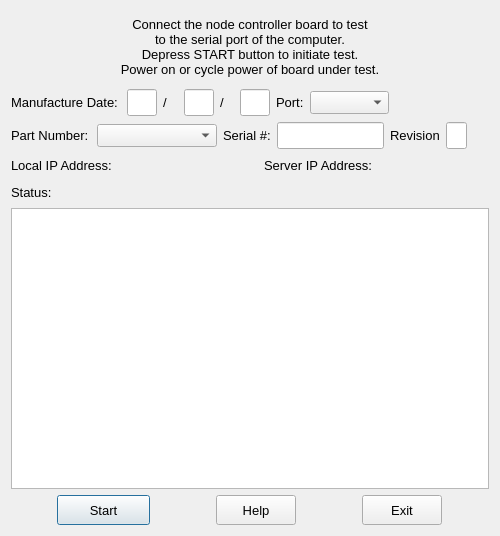
<?xml version="1.0" encoding="UTF-8"?>
<ui version="4.0">
 <class>wrapperNodeTestDialog</class>
 <widget class="QDialog" name="wrapperNodeTestDialog">
  <property name="geometry">
   <rect>
    <x>0</x>
    <y>0</y>
    <width>500</width>
    <height>536</height>
   </rect>
  </property>
  <property name="sizePolicy">
   <sizepolicy hsizetype="Fixed" vsizetype="Fixed">
    <horstretch>0</horstretch>
    <verstretch>0</verstretch>
   </sizepolicy>
  </property>
  <property name="minimumSize">
   <size>
    <width>500</width>
    <height>499</height>
   </size>
  </property>
  <property name="maximumSize">
   <size>
    <width>500</width>
    <height>16777215</height>
   </size>
  </property>
  <property name="font">
   <font>
    <family>Arial</family>
    <pointsize>10</pointsize>
   </font>
  </property>
  <property name="windowTitle">
   <string>Node Controller Tester</string>
  </property>
  <property name="windowIcon">
   <iconset resource="wrapperNodeTester.qrc">
    <normaloff>:/images/wrapperNodeTester.ico</normaloff>:/images/wrapperNodeTester.ico</iconset>
  </property>
  <layout class="QVBoxLayout" name="verticalLayout">
   <item>
    <widget class="QLabel" name="label">
     <property name="sizePolicy">
      <sizepolicy hsizetype="MinimumExpanding" vsizetype="MinimumExpanding">
       <horstretch>0</horstretch>
       <verstretch>0</verstretch>
      </sizepolicy>
     </property>
     <property name="minimumSize">
      <size>
       <width>391</width>
       <height>60</height>
      </size>
     </property>
     <property name="maximumSize">
      <size>
       <width>16777215</width>
       <height>16777215</height>
      </size>
     </property>
     <property name="font">
      <font>
       <family>Arial</family>
       <pointsize>10</pointsize>
      </font>
     </property>
     <property name="text">
      <string>&lt;html&gt;&lt;head/&gt;&lt;body&gt;&lt;p&gt;Connect the  node controller board to test&lt;br&gt;to the serial port of the computer.&lt;br&gt;Depress START button to initiate test.&lt;br&gt;Power on or cycle power of board under test.&lt;/body&gt;&lt;/html&gt;</string>
     </property>
     <property name="alignment">
      <set>Qt::AlignCenter</set>
     </property>
    </widget>
   </item>
   <item>
    <layout class="QHBoxLayout" name="horizontalLayout_2">
     <item>
      <widget class="QLabel" name="label_3">
       <property name="minimumSize">
        <size>
         <width>110</width>
         <height>21</height>
        </size>
       </property>
       <property name="maximumSize">
        <size>
         <width>110</width>
         <height>21</height>
        </size>
       </property>
       <property name="font">
        <font>
         <family>Arial</family>
         <pointsize>10</pointsize>
        </font>
       </property>
       <property name="text">
        <string>Manufacture Date:</string>
       </property>
      </widget>
     </item>
     <item>
      <widget class="QLineEdit" name="manufactureDateMonthLabel">
       <property name="minimumSize">
        <size>
         <width>0</width>
         <height>27</height>
        </size>
       </property>
       <property name="maximumSize">
        <size>
         <width>30</width>
         <height>16777215</height>
        </size>
       </property>
       <property name="text">
        <string/>
       </property>
       <property name="maxLength">
        <number>2</number>
       </property>
      </widget>
     </item>
     <item>
      <widget class="QLabel" name="label_6">
       <property name="text">
        <string>/</string>
       </property>
      </widget>
     </item>
     <item>
      <widget class="QLineEdit" name="manufactureDateDayLabel">
       <property name="minimumSize">
        <size>
         <width>0</width>
         <height>27</height>
        </size>
       </property>
       <property name="maximumSize">
        <size>
         <width>30</width>
         <height>16777215</height>
        </size>
       </property>
       <property name="maxLength">
        <number>2</number>
       </property>
      </widget>
     </item>
     <item>
      <widget class="QLabel" name="label_7">
       <property name="text">
        <string>/</string>
       </property>
      </widget>
     </item>
     <item>
      <widget class="QLineEdit" name="manufactureDateYearLabel">
       <property name="minimumSize">
        <size>
         <width>0</width>
         <height>27</height>
        </size>
       </property>
       <property name="maximumSize">
        <size>
         <width>30</width>
         <height>16777215</height>
        </size>
       </property>
       <property name="maxLength">
        <number>2</number>
       </property>
      </widget>
     </item>
     <item>
      <widget class="QLabel" name="label_9">
       <property name="text">
        <string>Port:</string>
       </property>
      </widget>
     </item>
     <item>
      <widget class="QComboBox" name="comPortComboBox"/>
     </item>
     <item>
      <spacer name="horizontalSpacer_2">
       <property name="orientation">
        <enum>Qt::Horizontal</enum>
       </property>
       <property name="sizeType">
        <enum>QSizePolicy::Preferred</enum>
       </property>
       <property name="sizeHint" stdset="0">
        <size>
         <width>100</width>
         <height>20</height>
        </size>
       </property>
      </spacer>
     </item>
    </layout>
   </item>
   <item>
    <layout class="QHBoxLayout" name="horizontalLayout">
     <item>
      <widget class="QLabel" name="label_2">
       <property name="minimumSize">
        <size>
         <width>80</width>
         <height>21</height>
        </size>
       </property>
       <property name="maximumSize">
        <size>
         <width>80</width>
         <height>21</height>
        </size>
       </property>
       <property name="font">
        <font>
         <family>Arial</family>
         <pointsize>10</pointsize>
        </font>
       </property>
       <property name="text">
        <string>Part Number:</string>
       </property>
      </widget>
     </item>
     <item>
      <widget class="QComboBox" name="boardPartNumberComboBox">
       <property name="minimumSize">
        <size>
         <width>120</width>
         <height>0</height>
        </size>
       </property>
       <property name="maximumSize">
        <size>
         <width>100</width>
         <height>16777215</height>
        </size>
       </property>
       <property name="currentText">
        <string/>
       </property>
      </widget>
     </item>
     <item>
      <widget class="QLabel" name="serialNumberLabel">
       <property name="text">
        <string>Serial #:</string>
       </property>
      </widget>
     </item>
     <item>
      <widget class="QLineEdit" name="serialNumberLineEdit">
       <property name="minimumSize">
        <size>
         <width>0</width>
         <height>27</height>
        </size>
       </property>
       <property name="maxLength">
        <number>6</number>
       </property>
      </widget>
     </item>
     <item>
      <widget class="QLabel" name="label_4">
       <property name="minimumSize">
        <size>
         <width>50</width>
         <height>21</height>
        </size>
       </property>
       <property name="maximumSize">
        <size>
         <width>60</width>
         <height>21</height>
        </size>
       </property>
       <property name="font">
        <font>
         <family>Arial</family>
         <pointsize>10</pointsize>
        </font>
       </property>
       <property name="text">
        <string>Revision:</string>
       </property>
      </widget>
     </item>
     <item>
      <widget class="QLineEdit" name="revisionNumberLineEdit">
       <property name="minimumSize">
        <size>
         <width>10</width>
         <height>27</height>
        </size>
       </property>
       <property name="maximumSize">
        <size>
         <width>40</width>
         <height>27</height>
        </size>
       </property>
       <property name="font">
        <font>
         <family>Arial</family>
         <pointsize>10</pointsize>
        </font>
       </property>
       <property name="text">
        <string/>
       </property>
       <property name="maxLength">
        <number>3</number>
       </property>
      </widget>
     </item>
     <item>
      <spacer name="horizontalSpacer_3">
       <property name="orientation">
        <enum>Qt::Horizontal</enum>
       </property>
       <property name="sizeHint" stdset="0">
        <size>
         <width>40</width>
         <height>20</height>
        </size>
       </property>
      </spacer>
     </item>
    </layout>
   </item>
   <item>
    <layout class="QHBoxLayout" name="horizontalLayout_4">
     <item>
      <widget class="QLabel" name="label_5">
       <property name="minimumSize">
        <size>
         <width>100</width>
         <height>21</height>
        </size>
       </property>
       <property name="maximumSize">
        <size>
         <width>100</width>
         <height>21</height>
        </size>
       </property>
       <property name="font">
        <font>
         <family>Arial</family>
         <pointsize>10</pointsize>
        </font>
       </property>
       <property name="text">
        <string>Local IP Address:</string>
       </property>
      </widget>
     </item>
     <item>
      <widget class="QLabel" name="localIpAddressLabel">
       <property name="minimumSize">
        <size>
         <width>110</width>
         <height>0</height>
        </size>
       </property>
       <property name="maximumSize">
        <size>
         <width>110</width>
         <height>16777194</height>
        </size>
       </property>
       <property name="text">
        <string/>
       </property>
      </widget>
     </item>
     <item>
      <spacer name="horizontalSpacer_4">
       <property name="orientation">
        <enum>Qt::Horizontal</enum>
       </property>
       <property name="sizeHint" stdset="0">
        <size>
         <width>40</width>
         <height>20</height>
        </size>
       </property>
      </spacer>
     </item>
     <item>
      <widget class="QLabel" name="label_8">
       <property name="text">
        <string>Server IP Address:</string>
       </property>
      </widget>
     </item>
     <item>
      <widget class="QLabel" name="serverIpAddressLabel">
       <property name="minimumSize">
        <size>
         <width>110</width>
         <height>0</height>
        </size>
       </property>
       <property name="maximumSize">
        <size>
         <width>110</width>
         <height>16777215</height>
        </size>
       </property>
       <property name="text">
        <string/>
       </property>
      </widget>
     </item>
    </layout>
   </item>
   <item>
    <layout class="QHBoxLayout" name="horizontalLayout_3">
     <item>
      <widget class="QLabel" name="label_10">
       <property name="maximumSize">
        <size>
         <width>50</width>
         <height>16777215</height>
        </size>
       </property>
       <property name="text">
        <string>Status:</string>
       </property>
      </widget>
     </item>
     <item>
      <widget class="QLabel" name="overallStatusLabel">
       <property name="minimumSize">
        <size>
         <width>90</width>
         <height>0</height>
        </size>
       </property>
       <property name="maximumSize">
        <size>
         <width>60</width>
         <height>16777210</height>
        </size>
       </property>
       <property name="text">
        <string/>
       </property>
       <property name="alignment">
        <set>Qt::AlignCenter</set>
       </property>
      </widget>
     </item>
     <item>
      <spacer name="horizontalSpacer">
       <property name="orientation">
        <enum>Qt::Horizontal</enum>
       </property>
       <property name="sizeHint" stdset="0">
        <size>
         <width>40</width>
         <height>20</height>
        </size>
       </property>
      </spacer>
     </item>
    </layout>
   </item>
   <item>
    <widget class="QTextEdit" name="statusLabel">
     <property name="sizePolicy">
      <sizepolicy hsizetype="Minimum" vsizetype="Minimum">
       <horstretch>0</horstretch>
       <verstretch>0</verstretch>
      </sizepolicy>
     </property>
     <property name="minimumSize">
      <size>
       <width>410</width>
       <height>281</height>
      </size>
     </property>
     <property name="maximumSize">
      <size>
       <width>16777215</width>
       <height>16777215</height>
      </size>
     </property>
     <property name="font">
      <font>
       <family>Arial</family>
       <pointsize>10</pointsize>
      </font>
     </property>
     <property name="textInteractionFlags">
      <set>Qt::NoTextInteraction</set>
     </property>
    </widget>
   </item>
   <item>
    <layout class="QHBoxLayout" name="buttonAreaHorizontalLayout">
     <property name="spacing">
      <number>20</number>
     </property>
     <item>
      <widget class="QPushButton" name="startButton">
       <property name="sizePolicy">
        <sizepolicy hsizetype="Fixed" vsizetype="Fixed">
         <horstretch>0</horstretch>
         <verstretch>0</verstretch>
        </sizepolicy>
       </property>
       <property name="minimumSize">
        <size>
         <width>93</width>
         <height>30</height>
        </size>
       </property>
       <property name="maximumSize">
        <size>
         <width>93</width>
         <height>30</height>
        </size>
       </property>
       <property name="font">
        <font>
         <family>Arial</family>
         <pointsize>10</pointsize>
        </font>
       </property>
       <property name="text">
        <string>Start</string>
       </property>
       <property name="autoDefault">
        <bool>true</bool>
       </property>
       <property name="default">
        <bool>true</bool>
       </property>
      </widget>
     </item>
     <item>
      <widget class="QPushButton" name="helpPushButton">
       <property name="maximumSize">
        <size>
         <width>80</width>
         <height>30</height>
        </size>
       </property>
       <property name="font">
        <font>
         <family>Arial</family>
         <pointsize>10</pointsize>
        </font>
       </property>
       <property name="text">
        <string>Help</string>
       </property>
      </widget>
     </item>
     <item>
      <widget class="QPushButton" name="cancelButton">
       <property name="sizePolicy">
        <sizepolicy hsizetype="Preferred" vsizetype="Fixed">
         <horstretch>0</horstretch>
         <verstretch>0</verstretch>
        </sizepolicy>
       </property>
       <property name="minimumSize">
        <size>
         <width>80</width>
         <height>30</height>
        </size>
       </property>
       <property name="maximumSize">
        <size>
         <width>80</width>
         <height>30</height>
        </size>
       </property>
       <property name="font">
        <font>
         <family>Arial</family>
         <pointsize>10</pointsize>
        </font>
       </property>
       <property name="text">
        <string>Exit</string>
       </property>
       <property name="autoDefault">
        <bool>false</bool>
       </property>
       <property name="default">
        <bool>false</bool>
       </property>
      </widget>
     </item>
    </layout>
   </item>
  </layout>
 </widget>
 <resources>
  <include location="wrapperNodeTester.qrc"/>
 </resources>
 <connections/>
</ui>
